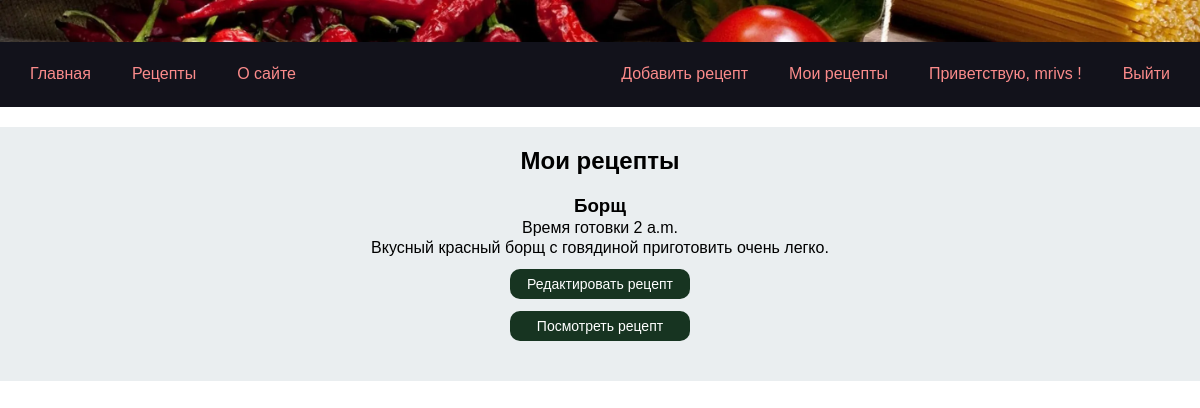
The app's page /user_recipes/ (signed in), older data.
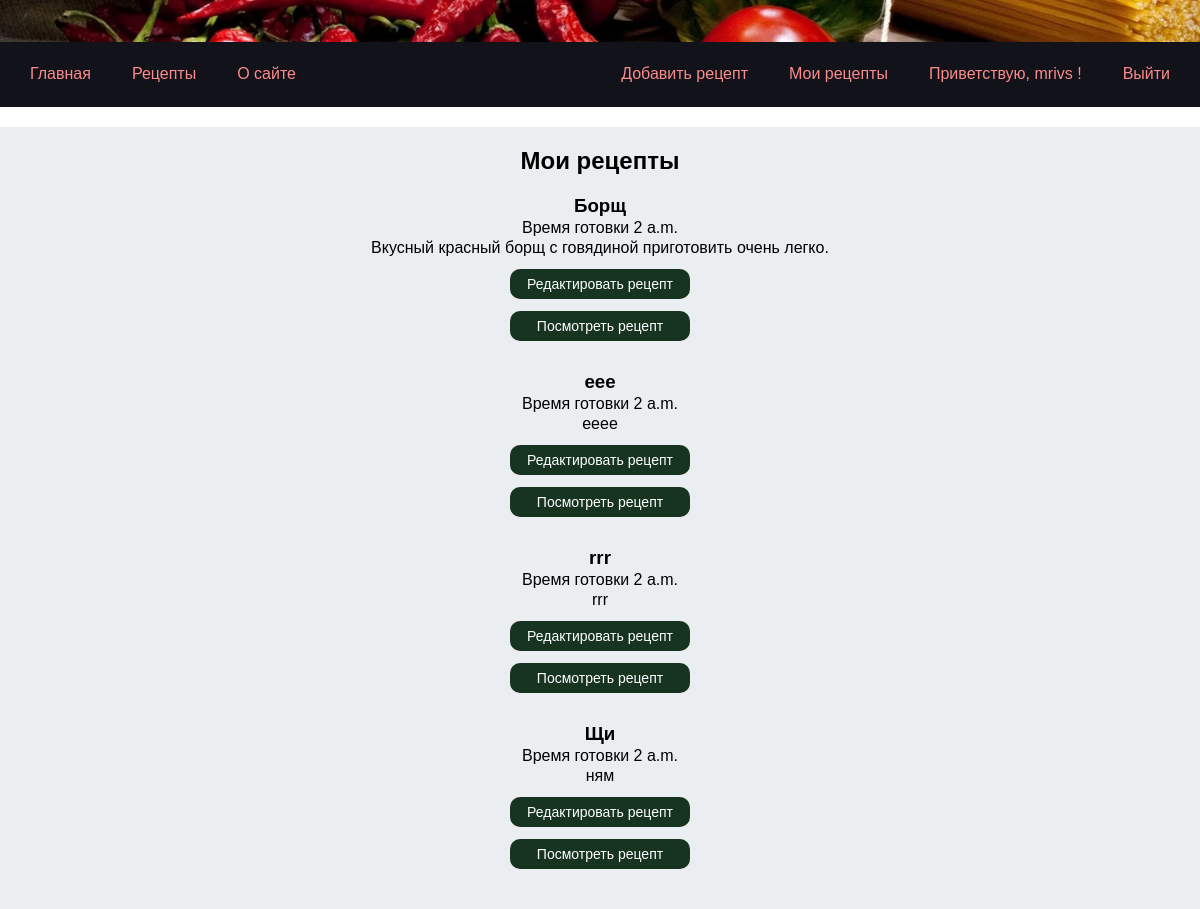
The same page, newer data.
### app_cookbook/models.py (models this page shows)
class Recipe(models.Model):
    title=models.CharField(max_length=100)
    description=models.TextField(max_length=2000)
    ingredients=models.TextField(max_length=2000, default='')
    steps=models.TextField(max_length=2000)
    cooking_time=models.TimeField()
    pecipe_image=models.ImageField(null=True, blank=True)
    author=models.ForeignKey(User,on_delete=models.CASCADE)
    category = models.ForeignKey(Category, on_delete=models.CASCADE)

### app_cookbook/views.py (the view)
# urls.py: path('user_recipes/', views.user_recipes, name='user_recipes'),
@login_required
def user_recipes(request):
    user = request.user
    recipes = Recipe.objects.filter(author=user)
    return render(request, 'app_cookbook/user_recipes.html', {'recipes': recipes})

### app_cookbook/templates/app_cookbook/user_recipes.html
{% extends 'base.html' %}
{% block content %}
<section class='section-box'>
    <div class="content-box">
    <h1>Мои рецепты</h1>
    {% for recipe in recipes %}
    <div class="recipe-short">
        <h3>{{ recipe.title }}</h3>
        <p>Время готовки {{ recipe.cooking_time }}</p>
        <p>{{ recipe.description }}</p>
        <a href="{% url 'recipe_edit' recipe.id %}"><button class='button-recipe'>Редактировать рецепт </button></a>
        <a href="{% url 'recipe_detail' recipe.id %}"><button class='button-recipe'>Посмотреть рецепт </button></a>
    </div>
    {% endfor %}
</div>
</section>
{% endblock %}

Row changes from the older to the newer data that the page shows:
added Recipe: title "еее", cooking_time "2 a.m.", description "ееее"
added Recipe: title "rrr", cooking_time "2 a.m.", description "rrr"
added Recipe: title "Щи", cooking_time "2 a.m.", description "ням"
